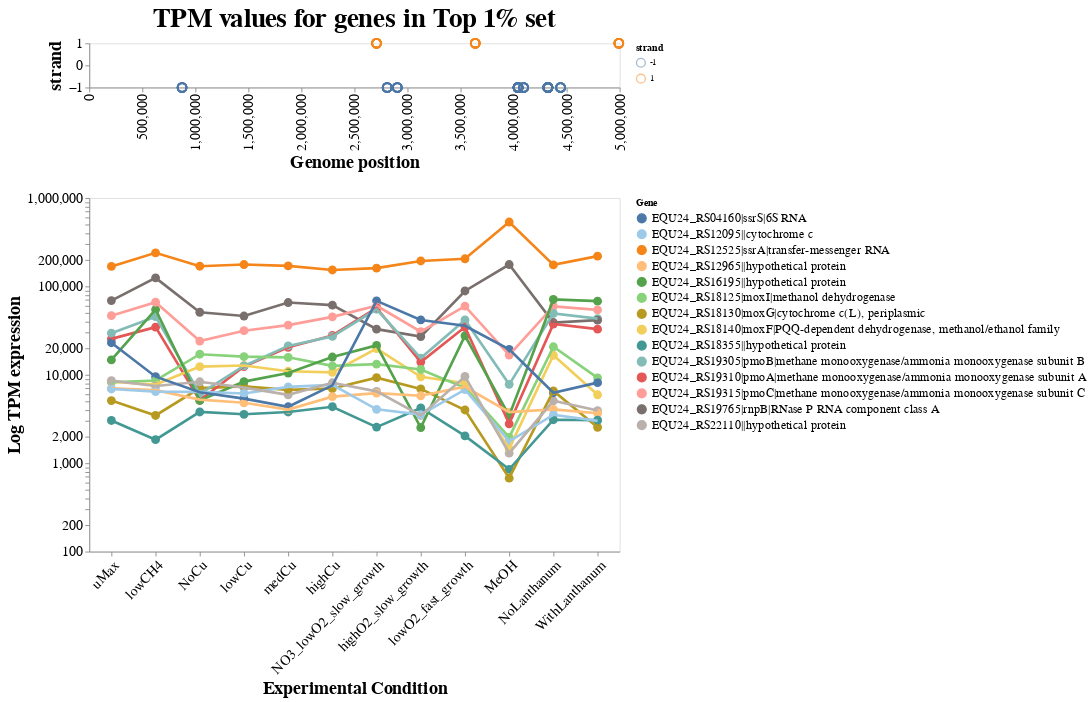

The cell this chart's notebook holds for it:
### Code cell
multi_plot(df_1,'1')

### Figure 1 — Vega-Lite specification as saved in the notebook (floating-point values rounded to 4 significant figures; data arrays with more than 128 entries replaced by an {"elided": "..."} marker saying what was removed)
{"config": {"view": {"continuousWidth": 400, "continuousHeight": 300}, "axis": {"grid": false, "labelFontSize": 16, "titleFontSize": 20}, "title": {"fontSize": 30}}, "vconcat": [{"mark": {"type": "point", "opacity": 0.5, "size": 100}, "encoding": {"color": {"type": "nominal", "field": "strand"}, "tooltip": [{"type": "ordinal", "field": "locus_tag"}, {"type": "nominal", "field": "product"}, {"type": "quantitative", "field": "pos"}, {"type": "nominal", "field": "strand"}], "x": {"type": "quantitative", "axis": {"labelAngle": 270, "title": "Genome position"}, "field": "pos"}, "y": {"type": "quantitative", "field": "strand"}}, "height": 50, "selection": {"selector005": {"type": "interval", "encodings": ["x"]}}, "title": "TPM values for genes in Top 1% set", "width": 600}, {"layer": [{"mark": "circle", "encoding": {"color": {"type": "nominal", "field": "desc_string", "legend": {"columns": 1, "labelFontSize": 14, "labelLimit": 0, "orient": "right", "symbolLimit": 200, "title": "Gene"}, "scale": {"scheme": "tableau20"}}, "opacity": {"condition": {"value": 1, "selection": {"or": [{"or": ["selector005", "selector007"]}, "selector006"]}}, "value": 0.2}, "size": {"condition": {"value": 100, "selection": {"or": [{"or": ["selector005", "selector007"]}, "selector006"]}}, "value": 3}, "tooltip": [{"type": "nominal", "field": "locus_tag"}, {"type": "nominal", "field": "product"}, {"type": "nominal", "field": "exp_condition"}, {"type": "quantitative", "field": "mean_exp"}], "x": {"type": "nominal", "axis": {"labelAngle": 315, "labelLimit": 0, "title": "Experimental Condition"}, "field": "exp_condition_order", "sort": {"field": "exp_condition_order:N", "op": "count"}}, "y": {"type": "quantitative", "axis": {"title": "Log TPM expression"}, "field": "mean_exp", "scale": {"type": "log"}}}, "height": 400, "selection": {"selector007": {"type": "multi", "fields": ["desc_string"], "bind": "legend"}, "selector006": {"type": "single", "on": "mousemove", "fields": ["desc_string"], "nearest": true}}, "width": 600}, {"mark": "line", "encoding": {"color": {"type": "nominal", "field": "desc_string", "legend": {"columns": 1, "labelFontSize": 14, "labelLimit": 0, "orient": "right", "symbolLimit": 200, "title": "Gene"}, "scale": {"scheme": "tableau20"}}, "opacity": {"condition": {"value": 1, "selection": {"or": [{"or": ["selector005", "selector007"]}, "selector006"]}}, "value": 0.5}, "size": {"condition": {"value": 3, "selection": {"or": [{"or": ["selector005", "selector007"]}, "selector006"]}}, "value": 1}, "tooltip": [{"type": "nominal", "field": "locus_tag"}, {"type": "nominal", "field": "product"}, {"type": "nominal", "field": "exp_condition"}, {"type": "quantitative", "field": "mean_exp"}], "x": {"type": "nominal", "axis": {"labelAngle": 315, "labelLimit": 0, "title": "Experimental Condition"}, "field": "exp_condition_order", "sort": {"field": "exp_condition_order:N", "op": "count"}}, "y": {"type": "quantitative", "axis": {"title": "Log TPM expression"}, "field": "mean_exp", "scale": {"type": "log"}}}, "selection": {"selector008": {"type": "interval", "bind": "scales", "encodings": ["x", "y"]}}}]}], "data": {"name": "data-03422b2a6818c9646d2278b652fa79cf"}, "resolve": {"scale": {"color": "independent"}}, "$schema": "https://vega.github.io/schema/vega-lite/v4.0.2.json", "datasets": {"data-03422b2a6818c9646d2278b652fa79cf": {"elided": "168 records"}}}
